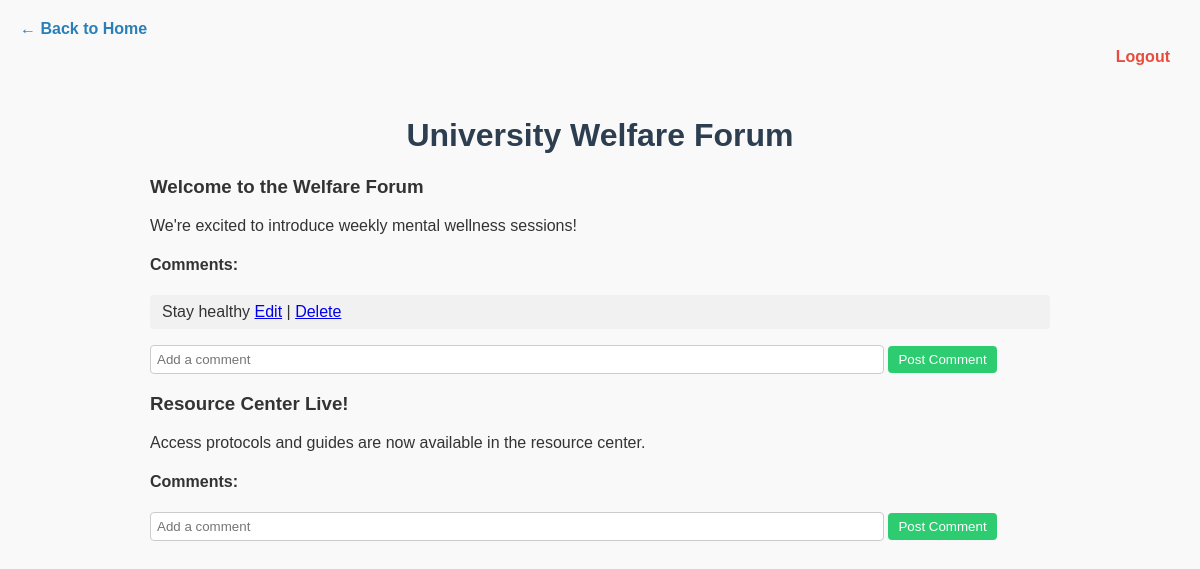
The page /forum (signed in) on the database as committed earlier.
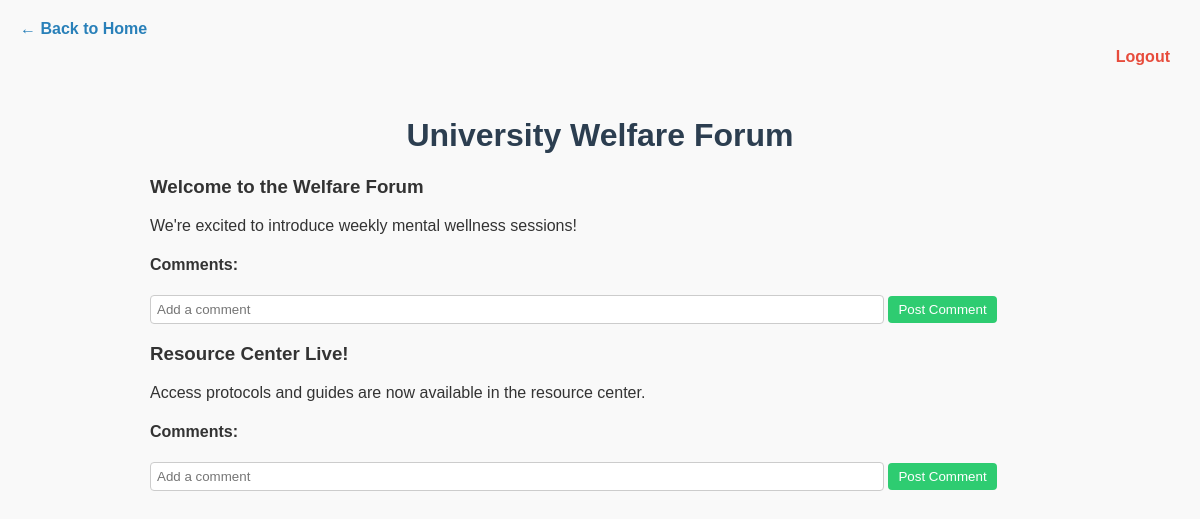
The same page on the database as committed later.
### app/models.py (models this page shows)
class ForumPost(db.Model):
    id = db.Column(db.Integer, primary_key=True)
    title = db.Column(db.String(200), nullable=False)
    content = db.Column(db.Text, nullable=False)

class Comment(db.Model):
    id = db.Column(db.Integer, primary_key=True)
    post_id = db.Column(db.Integer, db.ForeignKey('forum_post.id'), nullable=False)
    user_id = db.Column(db.Integer, db.ForeignKey('user.id'), nullable=False)
    text = db.Column(db.Text, nullable=False)
    post = db.relationship('ForumPost', backref='comments')
    user = db.relationship('User', backref='comments')

### app/routes.py (the view)
@routes.route("/forum", methods=["GET"])
@login_required
def forum():
    posts = ForumPost.query.all()
    return render_template("forum.html", posts=posts)

### app/__init__.py (called while the page is built)
@login_manager.user_loader
def load_user(user_id):
    return User.query.get(int(user_id))

### app/templates/forum.html (shortened to what this page needs)
<!DOCTYPE html>
<html>
<head>
    <link rel="stylesheet" href="{{ url_for('static', filename='style.css') }}">
</head>
<body>
    <div style="margin-top: 20px;">
        <a href="/" style="text-decoration:none; color:#2980b9; font-weight:bold;">← Back to Home</a>
    </div>
    <div style="text-align:right; margin: 10px;">
        <a href="{{ url_for('routes.logout') }}" style="text-decoration:none; color:#e74c3c; font-weight:bold;">Logout</a>
    </div>
    <div class="container">
        <h1>University Welfare Forum</h1>
        {% for post in posts %}
            <div class="forum-post">
                <h3>{{ post.title }}</h3>
                <p>{{ post.content }}</p>
                <h4>Comments:</h4>
                <ul class="comment-list">
                    {% for comment in post.comments %}
                        <li>
                            {% if comment.id|string == request.args.get('edit') %}
                                <form class="comment-edit-form" action="{{ url_for('routes.update_comment', comment_id=comment.id) }}" method="post">
                                    <input type="text" name="new_text" value="{{ comment.text }}" required>
                                    <button type="submit">Save</button>
                                    <a href="{{ url_for('routes.forum') }}">Cancel</a>
                                </form>
                            {% else %}
                                {{ comment.text }}
                                {% if comment.user_id == current_user.id %}
                                    <span class="comment-actions">
                                        <a href="{{ url_for('routes.forum', edit=comment.id) }}">Edit</a> |
                                        <a href="{{ url_for('routes.delete_comment', comment_id=comment.id) }}" onclick="return confirm('Delete this comment?')">Delete</a>
                                    </span>
                                {% endif %}
                            {% endif %}
                        </li>
                    {% endfor %}
                </ul>
                <form action="/comment/{{ post.id }}" method="post" class="comment-form">
                    <input type="text" name="comment" placeholder="Add a comment" required>
                    <button type="submit">Post Comment</button>
                </form>
            </div>
        {% endfor %}
    </div>
</body>
</html>

### app/static/style.css (style rules this page uses)
body { font-family: Arial, sans-serif; background-color: #f9f9f9; margin: 20px; color: #333; }
h1 { color: #2c3e50; text-align: center; }
.container { max-width: 900px; margin: auto; padding: 20px; }
.comment-form { margin-top: 10px; }
.comment-form input[type="text"] { width: 80%; padding: 6px; border: 1px solid #ccc; border-radius: 4px; }
.comment-form button { padding: 6px 10px; background-color: #2ecc71; color: white; border: none; border-radius: 4px; cursor: pointer; }

Rows that differ between the two databases and show on the page:
removed Comment: text "Stay healthy", shown under ForumPost "Welcome to the Welfare Forum"
